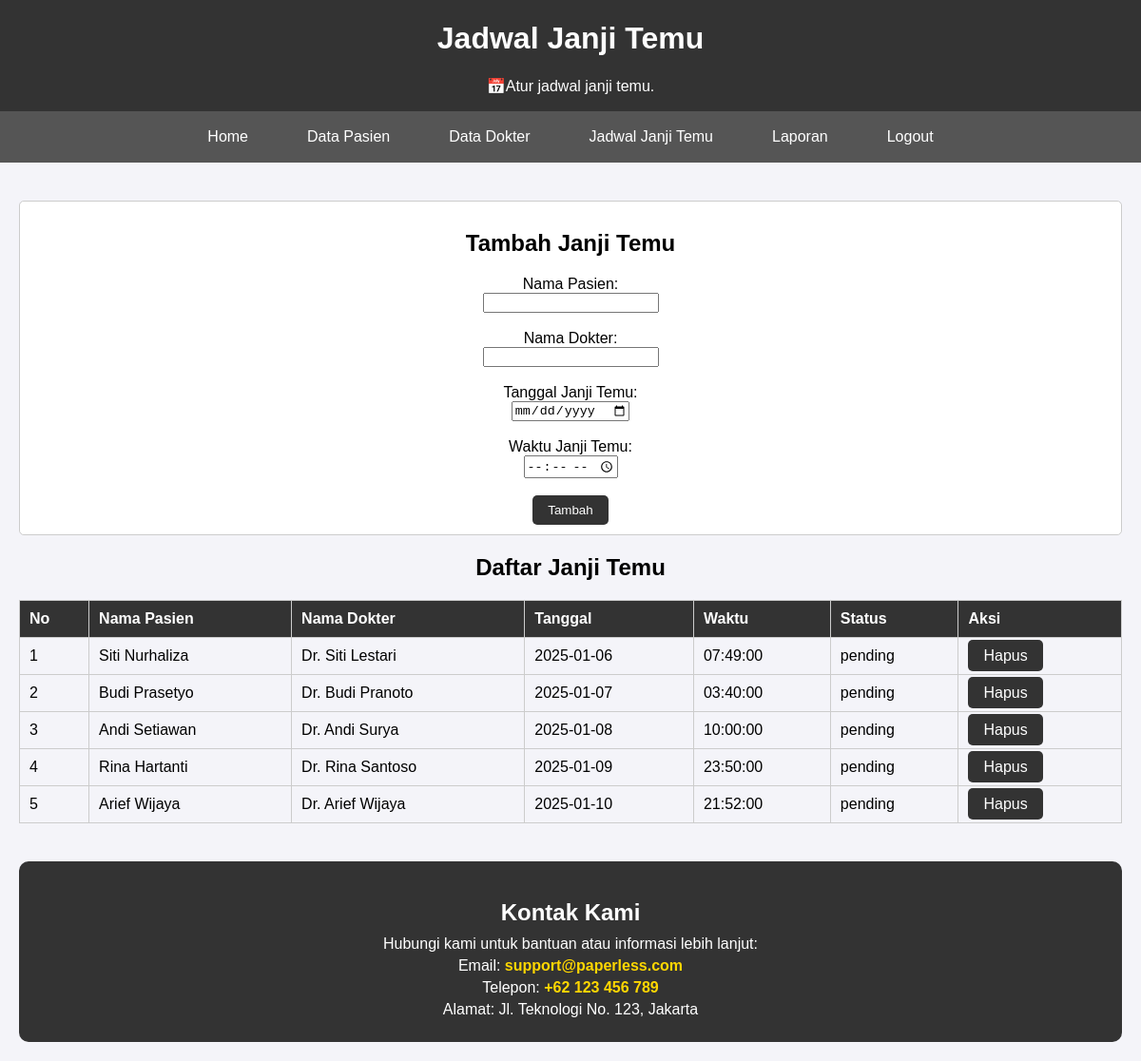
The app's page /appointments.php (signed in) with its own data.
### tables this page shows
CREATE TABLE `appointments` (
  `id` int(11) NOT NULL,
  `patient_name` varchar(255) NOT NULL,
  `doctor_name` varchar(255) NOT NULL,
  `appointment_date` date NOT NULL,
  `appointment_time` time NOT NULL,
  `status` enum('pending','completed','canceled') DEFAULT 'pending',
  `user_id` int(11) NOT NULL
);

### appointments.php (the view, shortened to what this page needs)
<!DOCTYPE html>
<html lang="en">
<head>
</head>
<body>
    <header>
        <h1>Jadwal Janji Temu</h1>
        <p>📅Atur jadwal janji temu.</p>
    </header>
    <nav>
        <a href="dashboard.php">Home</a>
        <a href="patients.php">Data Pasien</a>
        <a href="doctors.php">Data Dokter</a>
        <a href="appointments.php">Jadwal Janji Temu</a>
        <a href="reports.php">Laporan</a>
        <a href="logout.php">Logout</a>
    </nav>
</body>
</html>
<?php
include 'db.php';
$sql = "SELECT * FROM appointments ORDER BY appointment_date, appointment_time";
$result = $conn->query($sql);
?>
<!DOCTYPE html>
<html lang="en">
<head>
</head>
<body>
    <div class="container">
        <div class="form-container">
            <h2>Tambah Janji Temu</h2>
            <form action="" method="POST">
                <label for="patient_name">Nama Pasien:</label><br>
                <input type="text" id="patient_name" name="patient_name" required><br><br>
                <label for="doctor_name">Nama Dokter:</label><br>
                <input type="text" id="doctor_name" name="doctor_name" required><br><br>
                <label for="appointment_date">Tanggal Janji Temu:</label><br>
                <input type="date" id="appointment_date" name="appointment_date" required><br><br>
                <label for="appointment_time">Waktu Janji Temu:</label><br>
                <input type="time" id="appointment_time" name="appointment_time" required><br><br>
                <button type="submit" name="add_appointment" class="btn">Tambah</button>
            </form>
        </div>
        <h2>Daftar Janji Temu</h2>
        <table>
            <thead>
                <tr>
                    <th>No</th>
                    <th>Nama Pasien</th>
                    <th>Nama Dokter</th>
                    <th>Tanggal</th>
                    <th>Waktu</th>
                    <th>Status</th>
                    <th>Aksi</th>
                </tr>
            </thead>
            <tbody>
                <?php if ($result->num_rows > 0): ?>
                    <?php $no = 1; ?>
                    <?php while ($row = $result->fetch_assoc()): ?>
                        <tr>
                            <td><?php echo $no++; ?></td>
                            <td><?php echo $row['patient_name']; ?></td>
                            <td><?php echo $row['doctor_name']; ?></td>
                            <td><?php echo $row['appointment_date']; ?></td>
                            <td><?php echo $row['appointment_time']; ?></td>
                            <td><?php echo $row['status']; ?></td>
                            <td>
                                <a href="appointments.php?delete=<?php echo $row['id']; ?>" class="btn" onclick="return confirm('Yakin ingin menghapus?')">Hapus</a>
                            </td>
                        </tr>
                    <?php endwhile; ?>
                <?php else: ?>
                    <tr>
                        <td colspan="7">Belum ada data janji temu.</td>
                    </tr>
                <?php endif; ?>
            </tbody>
        </table>
        <div class="contact-section">
            <h2>Kontak Kami</h2>
            <p>Hubungi kami untuk bantuan atau informasi lebih lanjut:</p>
            <p>Email: <a href="mailto:support@paperless.com">support@paperless.com</a></p>
            <p>Telepon: <a href="tel:+62123456789">+62 123 456 789</a></p>
            <p>Alamat: Jl. Teknologi No. 123, Jakarta</p>
        </div>
    </div>
</body>
</html>

### appointments.php (style rules this page uses)
body { font-family: Arial, sans-serif; background-color: #f4f4f9; margin: 0; padding: 0; }
header { background-color: #333; color: white; padding: 1px; text-align: center; }
nav { display: flex; justify-content: center; background-color: #555; padding: 10px 0; }
nav a { color: white; text-decoration: none; margin: 0 15px; padding: 8px 16px; border-radius: 5px; }
.container { padding: 20px; text-align: center; }
.contact-section { margin-top: 40px; padding: 20px; background: #333; color: white; border-radius: 10px; text-align: center; }
.contact-section h2 { margin-bottom: 10px; }
.contact-section p { margin: 5px 0; }
.contact-section a { color: #ffd700; text-decoration: none; font-weight: bold; }
.container { padding: 20px; }
table { width: 100%; border-collapse: collapse; margin-top: 20px; }
table, th, td { border: 1px solid #ccc; }
th, td { padding: 10px; text-align: left; }
th { background-color: #333; color: white; }
.btn { padding: 8px 16px; background: #333; color: white; border: none; border-radius: 5px; cursor: pointer; text-decoration: none; }
.form-container { margin-top: 20px; padding: 10px; background: white; border: 1px solid #ccc; border-radius: 5px; }

### records on screen
appointments: patient_name "Siti Nurhaliza", doctor_name "Dr. Siti Lestari", appointment_date "2025-01-06", appointment_time "07:49:00", status "pending"
appointments: patient_name "Budi Prasetyo", doctor_name "Dr. Budi Pranoto", appointment_date "2025-01-07", appointment_time "03:40:00", status "pending"
appointments: patient_name "Andi Setiawan", doctor_name "Dr. Andi Surya", appointment_date "2025-01-08", appointment_time "10:00:00", status "pending"
appointments: patient_name "Rina Hartanti", doctor_name "Dr. Rina Santoso", appointment_date "2025-01-09", appointment_time "23:50:00", status "pending"
appointments: patient_name "Arief Wijaya", doctor_name "Dr. Arief Wijaya", appointment_date "2025-01-10", appointment_time "21:52:00", status "pending"
